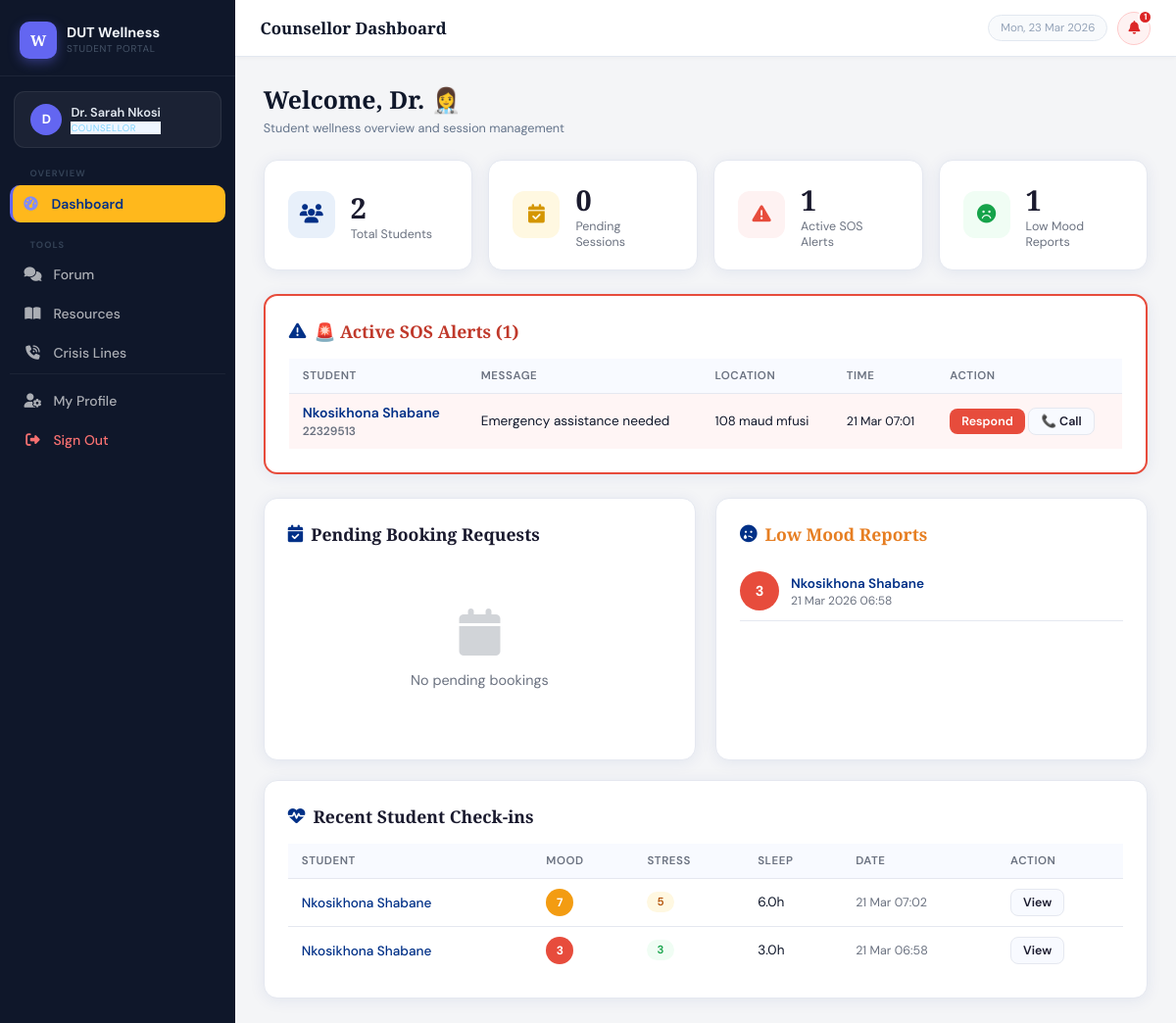
/counsellor/dashboard (signed in), run on the app's committed database.
### app.py (models this page shows, shortened)
class User(db.Model):
    id = db.Column(db.Integer, primary_key=True)
    student_number = db.Column(db.String(20), unique=True, nullable=False)
    full_name = db.Column(db.String(100), nullable=False)
    email = db.Column(db.String(120), unique=True, nullable=False)
    password_hash = db.Column(db.String(256), nullable=False)
    role = db.Column(db.String(20), default='student')
    faculty = db.Column(db.String(100))
    phone = db.Column(db.String(20))
    emergency_contact = db.Column(db.String(100))
    emergency_phone = db.Column(db.String(20))
    is_active = db.Column(db.Boolean, default=True)
    created_at = db.Column(db.DateTime, default=datetime.utcnow)
    reset_token = db.Column(db.String(100))
    reset_token_expiry = db.Column(db.DateTime)
    checkins = db.relationship('CheckIn', backref='user', lazy=True,
                               foreign_keys='CheckIn.user_id')
    posts = db.relationship('ForumPost', backref='author', lazy=True,
                            foreign_keys='ForumPost.user_id')
    bookings = db.relationship('Booking', backref='student', lazy=True,
                               foreign_keys='Booking.student_id')
    counsellor_bookings = db.relationship('Booking', backref='counsellor', lazy=True,
                                          foreign_keys='Booking.counsellor_id')
    sos_alerts = db.relationship('SOSAlert', backref='user', lazy=True,
                                 foreign_keys='SOSAlert.user_id')
    sos_responses = db.relationship('SOSAlert', backref='responder', lazy=True,
                                    foreign_keys='SOSAlert.responded_by')
    @property
    def is_authenticated(self): return True

class SOSAlert(db.Model):
    id = db.Column(db.Integer, primary_key=True)
    user_id = db.Column(db.Integer, db.ForeignKey('user.id'), nullable=False)
    message = db.Column(db.Text)
    location = db.Column(db.String(200))
    status = db.Column(db.String(20), default='active')
    responded_by = db.Column(db.Integer, db.ForeignKey('user.id'), nullable=True)
    created_at = db.Column(db.DateTime, default=datetime.utcnow)
    resolved_at = db.Column(db.DateTime)

class CheckIn(db.Model):
    id = db.Column(db.Integer, primary_key=True)
    user_id = db.Column(db.Integer, db.ForeignKey('user.id'), nullable=False)
    mood_score = db.Column(db.Integer, nullable=False)
    stress_level = db.Column(db.Integer)
    sleep_hours = db.Column(db.Float)
    physical_activity = db.Column(db.String(50))
    notes = db.Column(db.Text)
    ai_feedback = db.Column(db.Text)
    timestamp = db.Column(db.DateTime, default=datetime.utcnow)

### app.py (the view)
@app.route('/counsellor/dashboard')
@login_required
@counsellor_required
def counsellor_dashboard():
    students = User.query.filter_by(role='student').all()
    pending_bookings = Booking.query.filter_by(counsellor_id=current_user.id, status='pending').all()
    active_sos = SOSAlert.query.filter_by(status='active').all()
    recent_checkins = CheckIn.query.order_by(CheckIn.timestamp.desc()).limit(20).all()
    low_mood = CheckIn.query.filter(CheckIn.mood_score <= 4).order_by(CheckIn.timestamp.desc()).limit(10).all()
    return render_template('counsellor_dashboard.html',
        students=students, pending_bookings=pending_bookings,
        active_sos=active_sos, recent_checkins=recent_checkins, low_mood=low_mood)

### app.py (called while the page is built)
@login_manager.user_loader
def load_user(user_id):
    return User.query.get(int(user_id))

@app.context_processor
def inject_now():
    return {'now': datetime.utcnow()}

def counsellor_required(f):
    @wraps(f)
    def decorated(*args, **kwargs):
        if not current_user.is_authenticated or current_user.role not in ['counsellor', 'admin']:
            flash('Counsellor access required.', 'danger')
            return redirect(url_for('login'))
        return f(*args, **kwargs)
    return decorated

### templates/counsellor_dashboard.html (shortened to what this page needs)
{% extends "base.html" %}
{% block page_title %}Counsellor Dashboard{% endblock %}
{% block content %}
<div class="page-header">
  <h1>Welcome, {{ current_user.full_name.split()[0] }} 👩‍⚕️</h1>
  <p>Student wellness overview and session management</p>
</div>
<div class="stats-grid">
  <div class="stat-card">
    <div class="stat-icon blue"><i class="fa-solid fa-users"></i></div>
    <div><div class="stat-value">{{ students|length }}</div><div class="stat-label">Total Students</div></div>
  </div>
  <div class="stat-card">
    <div class="stat-icon gold"><i class="fa-solid fa-calendar-check"></i></div>
    <div><div class="stat-value">{{ pending_bookings|length }}</div><div class="stat-label">Pending Sessions</div></div>
  </div>
  <div class="stat-card">
    <div class="stat-icon red"><i class="fa-solid fa-triangle-exclamation"></i></div>
    <div><div class="stat-value">{{ active_sos|length }}</div><div class="stat-label">Active SOS Alerts</div></div>
  </div>
  <div class="stat-card">
    <div class="stat-icon green"><i class="fa-solid fa-face-frown"></i></div>
    <div><div class="stat-value">{{ low_mood|length }}</div><div class="stat-label">Low Mood Reports</div></div>
  </div>
</div>
{% if active_sos %}
<div class="card mb-3" style="border:2px solid #e74c3c;">
  <div class="card-title" style="color:#c0392b;"><i class="fa-solid fa-triangle-exclamation"></i> 🚨 Active SOS Alerts ({{ active_sos|length }})</div>
  <div class="table-wrap">
    <table>
      <thead><tr><th>Student</th><th>Message</th><th>Location</th><th>Time</th><th>Action</th></tr></thead>
      <tbody>
        {% for sos in active_sos %}
        <tr style="background:#fff5f5;">
          <td>
            <a href="{{ url_for('view_student', student_id=sos.user_id) }}" style="font-weight:600;color:var(--dut-blue);text-decoration:none;">
              {{ sos.user.full_name }}<br>
              <span style="font-size:0.75rem;color:var(--text-muted);">{{ sos.user.student_number }}</span>
            </a>
          </td>
          <td style="font-size:0.85rem;">{{ sos.message or 'Emergency assistance needed' }}</td>
          <td style="font-size:0.82rem;">{{ sos.location or '—' }}</td>
          <td style="font-size:0.78rem;white-space:nowrap;">{{ sos.created_at.strftime('%d %b %H:%M') }}</td>
          <td>
            <form method="POST" action="{{ url_for('respond_sos', sos_id=sos.id) }}" style="display:inline;">
              <button type="submit" class="btn btn-danger btn-sm">Respond</button>
            </form>
            <a href="tel:{{ sos.user.phone or '' }}" class="btn btn-ghost btn-sm">📞 Call</a>
          </td>
        </tr>
        {% endfor %}
      </tbody>
    </table>
  </div>
</div>
{% endif %}
<div class="grid-2">
  <div class="card">
    <div class="card-title"><i class="fa-solid fa-calendar-check"></i> Pending Booking Requests</div>
    {% if pending_bookings %}
    {% for b in pending_bookings %}
    <div style="padding:12px 0;border-bottom:1px solid var(--border);">
      <div style="display:flex;justify-content:space-between;align-items:flex-start;flex-wrap:wrap;gap:8px;">
        <div>
          <a href="{{ url_for('view_student', student_id=b.student_id) }}" style="font-weight:600;font-size:0.9rem;color:var(--dut-blue);text-decoration:none;">{{ b.student.full_name }}</a>
          <div style="font-size:0.78rem;color:var(--text-muted);">{{ b.session_type|title }} · {% if b.preferred_date %}{{ b.preferred_date.strftime('%d %b %Y %H:%M') }}{% else %}Date TBD{% endif %}</div>
          {% if b.reason %}<div style="font-size:0.78rem;color:#666;margin-top:2px;">{{ b.reason[:80] }}...</div>{% endif %}
        </div>
        <span class="badge badge-pending">Pending</span>
      </div>
      <div style="display:flex;gap:8px;margin-top:10px;">
        <form method="POST" action="{{ url_for('update_booking', booking_id=b.id) }}" style="flex:1;">
          <input type="hidden" name="status" value="confirmed">
          <button type="submit" class="btn btn-success btn-sm btn-block"><i class="fa-solid fa-check"></i> Confirm</button>
        </form>
        <form method="POST" action="{{ url_for('update_booking', booking_id=b.id) }}" style="flex:1;">
          <input type="hidden" name="status" value="cancelled">
          <button type="submit" class="btn btn-danger btn-sm btn-block"><i class="fa-solid fa-xmark"></i> Decline</button>
        </form>
      </div>
    </div>
    {% endfor %}
    {% else %}
    <div class="empty-state"><i class="fa-solid fa-calendar"></i><p>No pending bookings</p></div>
    {% endif %}
  </div>
  <div class="card">
    <div class="card-title" style="color:#e67e22;"><i class="fa-solid fa-face-sad-tear"></i> Low Mood Reports</div>
    {% if low_mood %}
    {% for c in low_mood %}
    <div style="padding:10px 0;border-bottom:1px solid var(--border);display:flex;align-items:center;gap:12px;">
      <div class="mood-dot mood-{{ c.mood_score }}">{{ c.mood_score }}</div>
      <div style="flex:1;">
        <a href="{{ url_for('view_student', student_id=c.user_id) }}" style="font-size:0.85rem;font-weight:600;color:var(--dut-blue);text-decoration:none;">{{ c.user.full_name }}</a>
        <div style="font-size:0.75rem;color:var(--text-muted);">{{ c.timestamp.strftime('%d %b %Y %H:%M') }}</div>
      </div>
    </div>
    {% endfor %}
    {% else %}
    <div class="empty-state"><i class="fa-solid fa-face-smile"></i><p>No low mood reports</p></div>
    {% endif %}
  </div>
  <div class="card col-span-2">
    <div class="card-title"><i class="fa-solid fa-heart-pulse"></i> Recent Student Check-ins</div>
    <div class="table-wrap">
      <table>
        <thead><tr><th>Student</th><th>Mood</th><th>Stress</th><th>Sleep</th><th>Date</th><th>Action</th></tr></thead>
        <tbody>
          {% for c in recent_checkins %}
          <tr>
            <td><a href="{{ url_for('view_student', student_id=c.user_id) }}" style="color:var(--dut-blue);text-decoration:none;font-weight:500;font-size:0.85rem;">{{ c.user.full_name }}</a></td>
            <td><div class="mood-dot mood-{{ c.mood_score }}" style="width:28px;height:28px;font-size:0.75rem;">{{ c.mood_score }}</div></td>
            <td>{% if c.stress_level %}<span class="badge badge-{{ 'cancelled' if c.stress_level>=7 else 'pending' if c.stress_level>=5 else 'confirmed' }}">{{ c.stress_level }}</span>{% else %}—{% endif %}</td>
            <td style="font-size:0.85rem;">{{ c.sleep_hours|string + 'h' if c.sleep_hours else '—' }}</td>
            <td style="font-size:0.78rem;color:var(--text-muted);">{{ c.timestamp.strftime('%d %b %H:%M') }}</td>
            <td><a href="{{ url_for('view_student', student_id=c.user_id) }}" class="btn btn-ghost btn-sm">View</a></td>
          </tr>
          {% endfor %}
        </tbody>
      </table>
    </div>
  </div>
</div>
{% endblock %}

### templates/base.html (shortened to what this page needs)
<!DOCTYPE html>
<html lang="en">
<head>
  <link href="https://cdnjs.cloudflare.com/ajax/libs/font-awesome/6.5.0/css/all.min.css" rel="stylesheet">
  <link rel="stylesheet" href="{{ url_for('static', filename='css/main.css') }}">
</head>
<body>
{% if current_user.is_authenticated %}
  <nav class="sidebar" id="sidebar">
    <div class="sidebar-logo">
      <div class="logo-mark">W</div>
      <div class="logo-text">
        <span class="logo-main">DUT Wellness</span>
        <span class="logo-sub">Student Portal</span>
      </div>
    </div>
    <div class="sidebar-user">
      <div class="user-avatar">{{ current_user.full_name[0] }}</div>
      <div class="user-info">
        <span class="user-name">{{ current_user.full_name }}</span>
        <span class="user-role badge-{{ current_user.role }}">{{ current_user.role | title }}</span>
      </div>
    </div>
    <ul class="nav-links">
      {% if current_user.role == 'student' %}
        <li><div class="nav-section">Overview</div></li>
        <li>
          <a href="{{ url_for('student_dashboard') }}"
             class="{% if request.endpoint == 'student_dashboard' %}active{% endif %}">
            <i class="fa-solid fa-gauge-high"></i><span>Dashboard</span>
          </a>
        </li>
        <li>
          <a href="{{ url_for('checkin') }}"
             class="{% if request.endpoint == 'checkin' %}active{% endif %}">
            <i class="fa-solid fa-heart-pulse"></i><span>Daily Check-in</span>
          </a>
        </li>
        <li>
          <a href="{{ url_for('checkin_history') }}"
             class="{% if request.endpoint == 'checkin_history' %}active{% endif %}">
            <i class="fa-solid fa-chart-line"></i><span>My Progress</span>
          </a>
        </li>
        <li><div class="nav-section">Support</div></li>
        <li>
          <a href="{{ url_for('forum') }}"
             class="{% if 'forum' in request.endpoint %}active{% endif %}">
            <i class="fa-solid fa-comments"></i><span>Peer Forum</span>
          </a>
        </li>
        <li>
          <a href="{{ url_for('booking') }}"
             class="{% if request.endpoint == 'booking' %}active{% endif %}">
            <i class="fa-solid fa-calendar-check"></i><span>Book Session</span>
          </a>
        </li>
        <li>
          <a href="{{ url_for('resources') }}"
             class="{% if request.endpoint == 'resources' %}active{% endif %}">
            <i class="fa-solid fa-book-open"></i><span>Resources</span>
          </a>
        </li>
        <li><div class="nav-section">Emergency</div></li>
        <li class="nav-emergency">
          <a href="{{ url_for('sos') }}">
            <i class="fa-solid fa-circle-exclamation"></i><span>SOS Alert</span>
          </a>
        </li>
        <li class="nav-emergency-alt">
          <a href="{{ url_for('crisis') }}">
            <i class="fa-solid fa-phone-volume"></i><span>Crisis Lines</span>
          </a>
        </li>
      {% elif current_user.role == 'counsellor' %}
        <li><div class="nav-section">Overview</div></li>
        <li>
          <a href="{{ url_for('counsellor_dashboard') }}"
             class="{% if request.endpoint == 'counsellor_dashboard' %}active{% endif %}">
            <i class="fa-solid fa-gauge-high"></i><span>Dashboard</span>
          </a>
        </li>
        <li><div class="nav-section">Tools</div></li>
        <li><a href="{{ url_for('forum') }}"><i class="fa-solid fa-comments"></i><span>Forum</span></a></li>
        <li><a href="{{ url_for('resources') }}"><i class="fa-solid fa-book-open"></i><span>Resources</span></a></li>
        <li><a href="{{ url_for('crisis') }}"><i class="fa-solid fa-phone-volume"></i><span>Crisis Lines</span></a></li>
      {% endif %}
      <li class="nav-bottom">
        <a href="{{ url_for('profile') }}"
           class="{% if request.endpoint == 'profile' %}active{% endif %}">
          <i class="fa-solid fa-user-gear"></i><span>My Profile</span>
        </a>
      </li>
      <li>
        <a href="{{ url_for('logout') }}" style="color:#f87171 !important;">
          <i class="fa-solid fa-right-from-bracket"></i><span>Sign Out</span>
        </a>
      </li>
    </ul>
  </nav>
  <div class="main-wrap">
    <header class="topbar">
      <div class="topbar-title">{% block page_title %}{% endblock %}</div>
      <div class="topbar-right">
        <span class="topbar-date" id="topbar-date"></span>
        {% if current_user.role in ['counsellor', 'admin'] %}
        <a href="{{ url_for('admin_dashboard' if current_user.role == 'admin' else 'counsellor_dashboard') }}"
           class="sos-badge" id="sos-badge" title="Active SOS alerts">
          <i class="fa-solid fa-bell"></i>
          <span class="sos-count" id="sos-count" style="display:none;">0</span>
        </a>
        {% endif %}
      </div>
    </header>
    <main class="content-area">
      {% block content %}{% endblock %}
    </main>
  </div>
{% endif %}
</body>
</html>

### data on the page
User: full_name "D", full_name "Dr. Sarah Nkosi", role "COUNSELLOR", full_name "Dr."
SOSAlert: user.full_name "Nkosikhona Shabane", user.student_number "22329513", message "Emergency assistance needed", location "108 maud mfusi", created_at "21 Mar 07:01"
CheckIn: mood_score "3", user.full_name "Nkosikhona Shabane", timestamp "21 Mar 2026 06:58", stress_level "3", sleep_hours "3.0h", timestamp "21 Mar 06:58"
CheckIn: user.full_name "Nkosikhona Shabane", mood_score "7", stress_level "5", sleep_hours "6.0h", timestamp "21 Mar 07:02"

### other printed values
{{ students|length }} "2"
{{ pending_bookings|length }} "0"
{{ active_sos|length }} "1"
{{ low_mood|length }} "1"
